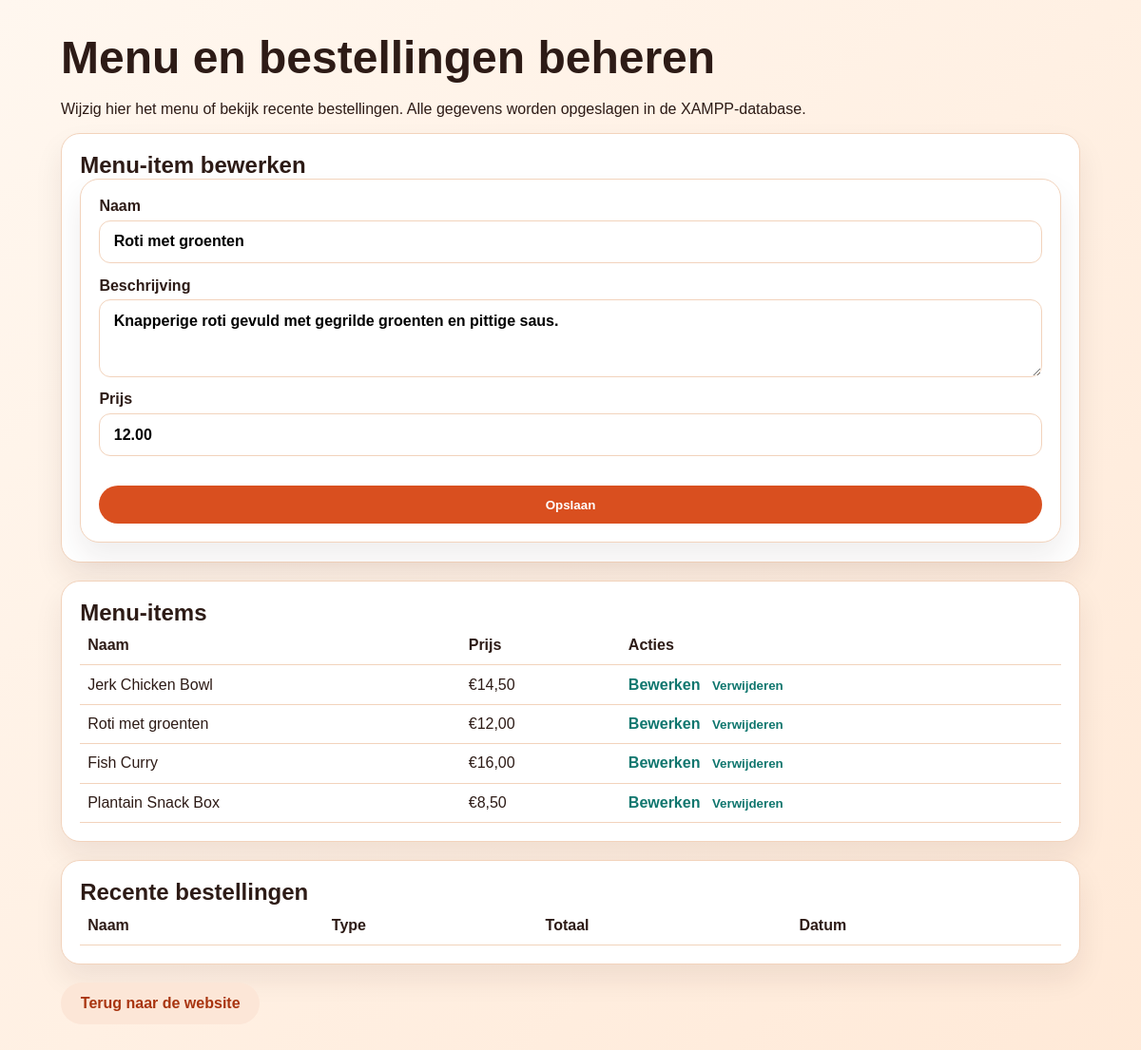
The app's page /admin.php?edit=2 with its own data.
### tables this page shows
CREATE TABLE IF NOT EXISTS menu_items (
    id INT AUTO_INCREMENT PRIMARY KEY,
    name VARCHAR(100) NOT NULL,
    description TEXT NOT NULL,
    price DECIMAL(8,2) NOT NULL,
    created_at TIMESTAMP DEFAULT CURRENT_TIMESTAMP
);

### admin.php (the view, shortened to what this page needs)
<?php
$pdo = getDb();
$editId = isset($_GET['edit']) ? (int) $_GET['edit'] : 0;
$editItem = null;
if ($editId > 0) {
    $stmt = $pdo->prepare('SELECT * FROM menu_items WHERE id = ?');
    $stmt->execute([$editId]);
    $editItem = $stmt->fetch();
}
$menuStmt = $pdo->query('SELECT * FROM menu_items ORDER BY id ASC');
$menuItems = $menuStmt->fetchAll();
?>
<!DOCTYPE html>
<html lang="nl">
  <head>
    <link rel="stylesheet" href="styles.css" />
  </head>
  <body>
    <main class="container admin-page">
      <h1>Menu en bestellingen beheren</h1>
      <p>Wijzig hier het menu of bekijk recente bestellingen. Alle gegevens worden opgeslagen in de XAMPP-database.</p>
      <section class="card admin-card">
        <h2><?= $editItem ? 'Menu-item bewerken' : 'Nieuw menu-item toevoegen' ?></h2>
        <form method="post" class="order-form">
          <label>
            Naam
            <input type="text" name="name" value="<?= htmlspecialchars($editItem['name'] ?? '') ?>" required />
          </label>
          <label>
            Beschrijving
            <textarea name="description" rows="3" required><?= htmlspecialchars($editItem['description'] ?? '') ?></textarea>
          </label>
          <label>
            Prijs
            <input type="number" step="0.01" name="price" value="<?= htmlspecialchars($editItem['price'] ?? '0.00') ?>" required />
          </label>
          <button type="submit" class="btn btn-primary">Opslaan</button>
        </form>
      </section>
      <section class="card admin-card">
        <h2>Menu-items</h2>
        <table class="admin-table">
          <thead>
            <tr>
              <th>Naam</th>
              <th>Prijs</th>
              <th>Acties</th>
            </tr>
          </thead>
          <tbody>
            <?php foreach ($menuItems as $item): ?>
              <tr>
                <td><?= htmlspecialchars($item['name']) ?></td>
                <td>€<?= number_format((float) $item['price'], 2, ',', '.') ?></td>
                <td>
                  <a class="action-link" href="admin.php?edit=<?= (int) $item['id'] ?>">Bewerken</a>
                  <form method="post" class="inline-form">
                    <button type="submit" class="link-button">Verwijderen</button>
                  </form>
                </td>
              </tr>
            <?php endforeach; ?>
          </tbody>
        </table>
      </section>
      <section class="card admin-card">
        <h2>Recente bestellingen</h2>
        <table class="admin-table">
          <thead>
            <tr>
              <th>Naam</th>
              <th>Type</th>
              <th>Totaal</th>
              <th>Datum</th>
            </tr>
          </thead>
        </table>
      </section>
      <p><a href="index.php" class="btn btn-secondary">Terug naar de website</a></p>
    </main>
  </body>
</html>

### styles.css (style rules this page uses)
:root { --bg: #fff7ef; --surface: #ffffff; --primary: #d94f1f; --primary-dark: #a8340f; --accent: #0f766e; --text: #2d1b16; --muted: #6f5a4f; --border: #f2d3bc; }
* { box-sizing: border-box; }
body { margin: 0; font-family: 'Poppins', sans-serif; color: var(--text); background: linear-gradient(135deg, #fff7ef 0%, #ffe9d7 100%); }
h1, h2, h3 { margin: 0; }
h1 { font-size: clamp(2rem, 4vw, 3rem); line-height: 1.2; margin-bottom: 0.8rem; }
.btn { display: inline-block; border: none; border-radius: 999px; padding: 0.8rem 1.3rem; font-weight: 600; cursor: pointer; text-decoration: none; transition: transform 180ms ease, background 180ms ease; }
.btn-primary { background: var(--primary); color: white; margin-top: 1rem; }
.btn-secondary { background: #fce6d7; color: var(--primary-dark); }
.container { max-width: 1120px; margin: 0 auto; padding: 3rem 1.5rem 4rem; }
.card, .cart-panel, .order-form { background: var(--surface); border: 1px solid var(--border); border-radius: 20px; padding: 1.2rem; box-shadow: 0 15px 30px rgba(45, 27, 22, 0.08); }
.order-form { display: flex; flex-direction: column; gap: 0.9rem; }
.order-form label, .order-form fieldset { display: flex; flex-direction: column; gap: 0.35rem; font-weight: 600; }
.order-form input, .order-form textarea { border: 1px solid var(--border); border-radius: 12px; padding: 0.8rem 0.9rem; font: inherit; }
.admin-page { padding-top: 2rem; }
.admin-card { margin-bottom: 1.2rem; }
.admin-table { width: 100%; border-collapse: collapse; }
.admin-table th, .admin-table td { text-align: left; padding: 0.7rem 0.5rem; border-bottom: 1px solid var(--border); }
.action-link, .link-button { color: var(--accent); font-weight: 600; text-decoration: none; background: none; border: none; cursor: pointer; padding: 0; }
.inline-form { display: inline-block; margin-left: 0.5rem; }

### records on screen
menu_items: name "Roti met groenten", description "Knapperige roti gevuld met gegrilde groenten en pittige saus.", price "12.00", price "12,00"
menu_items: name "Jerk Chicken Bowl", price "14,50"
menu_items: name "Fish Curry", price "16,00"
menu_items: name "Plantain Snack Box", price "8,50"
